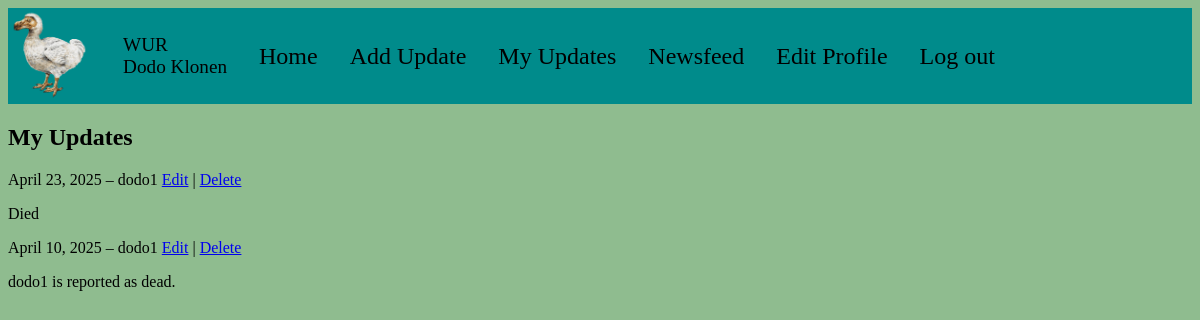
The app's page /update/mine/ (signed in) with its own data.
### base/models.py (models this page shows, shortened)
class Update(models.Model):
    dodo = models.ForeignKey(Dodo, on_delete=models.CASCADE)
    user = models.ForeignKey(User, on_delete=models.CASCADE)
    date = models.DateField(blank=False,)
    description = models.TextField()

class Dodo(models.Model):
    name = models.CharField(max_length=100)
    date_of_birth = models.DateField(null=True, blank=True)
    alive = models.BooleanField(default=True)
    dead_approved = models.BooleanField(default=False)
    dead_approved_by = models.ForeignKey(User, on_delete=models.CASCADE,
                                         related_name='approved_by', null=True, blank=True)

### base/views.py (the view)
# urls.py: path("update/mine/", views.my_updates, name="my_updates"),
@login_required
def my_updates(request):
    updates = Update.objects.filter(user=request.user).order_by("-date")
    return render(request, "base/my_updates.html", {"updates": updates})

### base/templates/base/my_updates.html (shortened to what this page needs)
{% extends 'base/base.html' %}
{% block content %}
<div>
  <h2>My Updates</h2>
  {% for update in updates %}
    <div>
        <span>{{ update.date }} – {{ update.dodo.name }}</span>
        <span>
          <a href="{% url 'edit_update' pk=update.pk %}">Edit</a> |
          <a href="{% url 'delete_update' pk=update.pk %}">Delete</a>
        </span>
      <p>{{ update.description }}</p>
    </div>
  {% empty %}
    <p>You haven't posted any updates yet.</p>
  {% endfor %}
</div>
{% endblock %}

### base/static/base/css/styles.css (style rules this page uses)
body { background-color:darkseagreen; }

### records on screen
Update: date "April 23, 2025", dodo.name "dodo1", description "Died"
Update: date "April 10, 2025", dodo.name "dodo1", description "dodo1 is reported as dead."
